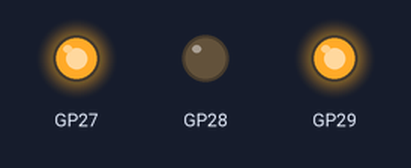
This program was run on a simulated Raspberry Pi Pico running MicroPython. Shown: output pins drawn as LEDs (lit = HIGH). What the program prints to the serial console is not drawn.

Above: at 5.0 s.
At 15.0 s:
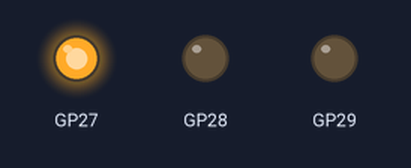
Timing chart, 0 to 23.0 s (numbered marks = the images above):
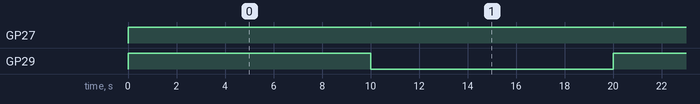

Measured:
- by itself, GP27: LOW → HIGH at 0.00 s
- by itself, GP29: alternates HIGH for 10.0 s and LOW for 10.0 s

The program:

main.py
```python
from machine import Pin, PWM
from time import sleep

pwmPIN=27
cwPin=28
acwPin=29

def motorMove(speed,direction,speedGP,cwGP,acwGP):
    if speed > 100: speed=100
    if speed < 0: speed=0
    Speed = PWM(Pin(speedGP))
    Speed.freq(50)
    cw = Pin(cwGP, Pin.OUT)
    acw = Pin(acwGP, Pin.OUT)
    Speed.duty_u16(int(speed/100*65536))
    if direction < 0:
        cw.value(0)
        acw.value(1)
    if direction == 0:
        cw.value(0)
        acw.value(0)
    if direction > 0:
        cw.value(1)
        acw.value(0)

while True:
    motorMove(100,-1,pwmPIN,cwPin,acwPin)
    sleep(10)
    motorMove(100,0,pwmPIN,cwPin,acwPin)
    sleep(10)
    print("aqui")
```
